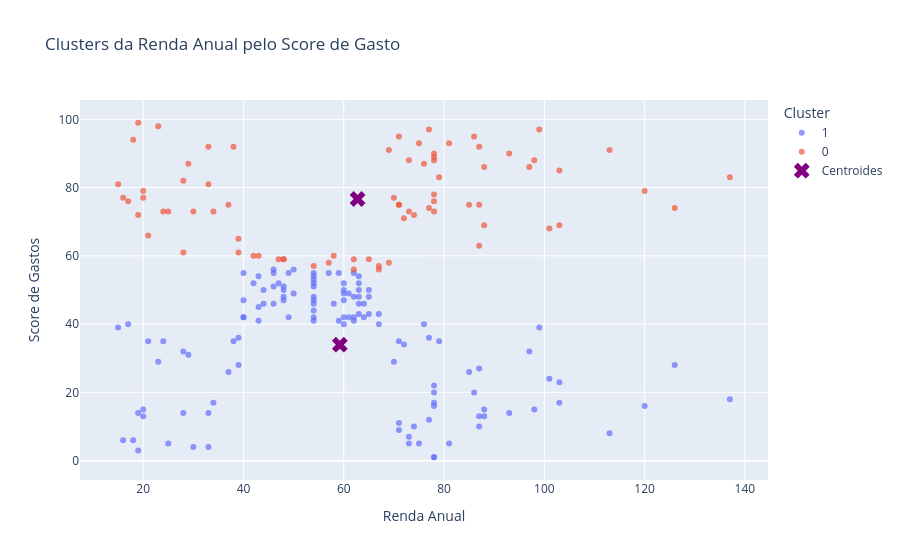

Source (notebook cell):
### Code cell
#Criando a matriz de disperssão
df_clusters_2 = pd.DataFrame({
    'Renda_Anual': df_encoded['Annual Income'],
    'Score_de_Gastos': df_encoded['Spending Score'],
    'cluster': labels_2.astype(str)
})


fig = px.scatter(df_clusters_2, x='Renda_Anual', y='Score_de_Gastos', color='cluster',
                 color_continuous_scale='viridis', opacity=0.7,
                 title='Clusters da Renda Anual pelo Score de Gasto')

fig.add_scatter(x=centroides_originais_2[:, 0], y=centroides_originais_2[:, 1],
                mode='markers', marker=dict(color='purple', symbol='x', size=14),
                name='Centroides')


fig.update_layout(xaxis_title='Renda Anual', yaxis_title='Score de Gastos',
                  legend_title='Cluster')
fig.show()

### Figure 1 — Plotly figure (JSON) as saved in the notebook; plotly's stock layout.template omitted (floating-point values rounded to 4 significant figures)
{"data": [{"hovertemplate": "cluster=1<br>Renda_Anual=%{x}<br>Score_de_Gastos=%{y}<extra></extra>", "legendgroup": "1", "marker": {"color": "#636efa", "opacity": 0.7, "symbol": "circle"}, "mode": "markers", "name": "1", "orientation": "v", "showlegend": true, "type": "scatter", "x": [15, 16, 17, 18, 19, 19, 20, 20, 21, 23, 24, 25, 28, 28, 29, 30, 33, 33, 34, 37, 38, 39, 39, 40, 40, 40, 40, 42, 43, 43, 43, 44, 44, 46, 46, 46, 46, 47, 48, 48, 48, 48, 49, 49, 50, 50, 54, 54, 54, 54, 54, 54, 54, 54, 54, 54, 54, 57, 58, 59, 59, 60, 60, 60, 60, 60, 60, 61, 61, 62, 62, 62, 62, 63, 63, 63, 63, 63, 63, 64, 64, 65, 65, 65, 67, 67, 70, 71, 71, 71, 72, 73, 73, 74, 75, 76, 77, 77, 78, 78, 78, 78, 78, 78, 79, 81, 85, 86, 87, 87, 87, 88, 88, 93, 97, 98, 99, 101, 103, 103, 113, 120, 126, 137], "xaxis": "x", "y": [39, 6, 40, 6, 3, 14, 15, 13, 35, 29, 35, 5, 14, 32, 31, 4, 4, 14, 17, 26, 35, 36, 28, 55, 47, 42, 42, 52, 54, 45, 41, 50, 46, 51, 46, 56, 55, 52, 51, 50, 48, 47, 55, 42, 49, 56, 47, 54, 53, 48, 52, 42, 51, 55, 41, 44, 46, 55, 46, 55, 41, 49, 40, 42, 52, 47, 50, 42, 49, 41, 48, 55, 42, 50, 46, 43, 48, 52, 54, 42, 46, 48, 50, 43, 43, 40, 29, 35, 11, 9, 34, 5, 7, 10, 5, 40, 12, 36, 22, 17, 20, 16, 1, 1, 35, 5, 26, 20, 27, 13, 10, 13, 15, 14, 32, 15, 39, 24, 17, 23, 8, 16, 28, 18], "yaxis": "y"}, {"hovertemplate": "cluster=0<br>Renda_Anual=%{x}<br>Score_de_Gastos=%{y}<extra></extra>", "legendgroup": "0", "marker": {"color": "#EF553B", "opacity": 0.7, "symbol": "circle"}, "mode": "markers", "name": "0", "orientation": "v", "showlegend": true, "type": "scatter", "x": [15, 16, 17, 18, 19, 19, 20, 20, 21, 23, 24, 25, 28, 28, 29, 30, 33, 33, 34, 37, 38, 39, 39, 42, 43, 47, 48, 48, 54, 57, 58, 62, 62, 65, 67, 67, 69, 69, 70, 71, 71, 71, 72, 73, 73, 74, 75, 76, 77, 77, 78, 78, 78, 78, 78, 78, 79, 81, 85, 86, 87, 87, 87, 88, 88, 93, 97, 98, 99, 101, 103, 103, 113, 120, 126, 137], "xaxis": "x", "y": [81, 77, 76, 94, 72, 99, 77, 79, 66, 98, 73, 73, 82, 61, 87, 73, 92, 81, 73, 75, 92, 61, 65, 60, 60, 59, 59, 59, 57, 58, 60, 59, 56, 59, 57, 56, 58, 91, 77, 95, 75, 75, 71, 88, 73, 72, 93, 87, 97, 74, 90, 88, 76, 89, 78, 73, 83, 93, 75, 95, 63, 75, 92, 86, 69, 90, 86, 88, 97, 68, 85, 69, 91, 79, 74, 83], "yaxis": "y"}, {"marker": {"color": "purple", "size": 14, "symbol": "x"}, "mode": "markers", "name": "Centroides", "type": "scatter", "x": [62.75, 59.22], "y": [76.67, 33.98]}], "layout": {"legend": {"title": {"text": "Cluster"}, "tracegroupgap": 0}, "title": {"text": "Clusters da Renda Anual pelo Score de Gasto"}, "xaxis": {"anchor": "y", "domain": [0, 1], "title": {"text": "Renda Anual"}}, "yaxis": {"anchor": "x", "domain": [0, 1], "title": {"text": "Score de Gastos"}}}}
